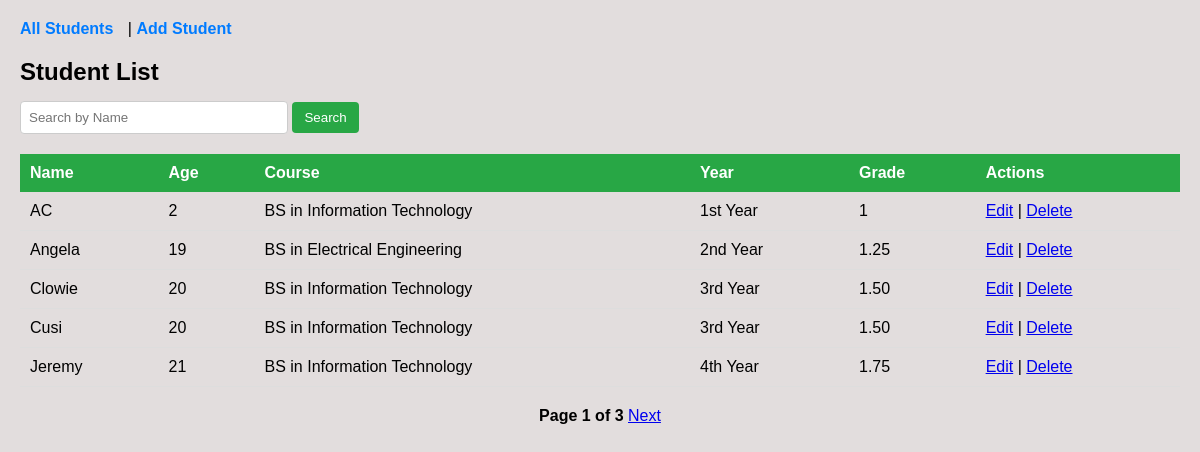
The page / on the database its author committed.
### Students/models.py (models this page shows, shortened)
class Student(models.Model):
    COURSE_CHOICES = [
        ("BSIT", "BS in Information Technology"),
        ("BSCS", "BS in Computer Science"),
        ("BSEE", "BS in Electrical Engineering"),
        ("BSTM", "BS in Technology Management"),
    ]
    YEAR_CHOICES = [
        (1, "1st Year"),
        (2, "2nd Year"),
        (3, "3rd Year"),
        (4, "4th Year"),
    ]
    name = models.CharField(max_length=100)
    email = models.EmailField(unique=True)
    age = models.PositiveSmallIntegerField()
    course = models.CharField(max_length=10, choices=COURSE_CHOICES, default="BS in Information Technology")
    year_level = models.PositiveSmallIntegerField(choices=YEAR_CHOICES, default='1st Year')
    grade = models.CharField(max_length=10)
    class Meta:
        ordering = ["name"]
        verbose_name = "Student"
        verbose_name_plural = "Students"

### Students/views.py (the view)
# urls.py: path('', StudentListView.as_view(), name='list'),
class StudentListView(ListView):
    model = Student
    template_name = "Students/student_list.html"
    context_object_name = "students"
    paginate_by = 5
    def get_queryset(self):
        query = self.request.GET.get("q")
        if query:
            return Student.objects.filter(name__icontains=query)
        return Student.objects.all().order_by("name")

### Students/templates/Students/student_list.html (shortened to what this page needs)
<!DOCTYPE html>
<html lang="en">
<head>
    {% load static %}
</head>
<body>
    <div class="nav-links">
        <a href="{% url 'Students:list' %}">All Students</a> |
        <a href="{% url 'Students:add' %}"class="btn btn-success">Add Student</a>
    </div>
    <div class="container">
        <h2>Student List</h2>
        <form method="get" action="{% url 'Students:list' %}">
            <input type="text" name="q" placeholder="Search by Name" value="{{ request.GET.q }}">
            <button type="submit">Search</button>
        </form>
       <table class="table table-striped table-bordered">
            <thead>
                <tr>
                    <th>Name</th>
                    <th>Age</th>
                    <th>Course</th>
                    <th>Year</th>
                    <th>Grade</th>
                    <th>Actions</th>
                </tr>
            </thead>
            <tbody>
                {% for student in students %}
                <tr>
                    <td>{{ student.name }}</td>
                    <td>{{ student.age }}</td>
                    <td>{{ student.get_course_display }}</td>
                    <td>{{ student.get_year_level_display }}</td>
                    <td>{{ student.grade }}</td>
                    <td>
                        <a href="{% url 'Students:update' student.id %}">Edit</a> |
                        <a href="{% url 'Students:delete' student.id %}" class="btn btn-danger btn-sm">Delete</a>
                    </td>
                </tr>
                {% empty %}
                <tr>
                    <td colspan="5">No students found.</td>
                </tr>
                {% endfor %}
            </tbody>
        </table>
<div style="margin-top:20px; text-align:center;">
    {% if page_obj %}
        <strong>
            Page {{ page_obj.number }} of {{ page_obj.paginator.num_pages }}
        </strong>
        {% if page_obj.has_next %}
            <a href="?page={{ page_obj.next_page_number }}{% if request.GET.q %}&q={{ request.GET.q }}{% endif %}">
                Next
            </a>
        {% endif %}
    {% endif %}
</div>
    </div>
</body>
</html>

### Students/templates/Students/student_list.html (style rules this page uses)
body { font-family: Arial, sans-serif; background-color: #d6ceceaf; margin: 20px; }
.nav-links { margin-bottom: 20px; }
.nav-links a { text-decoration: none; color: #007BFF; font-weight: bold; margin-right: 10px; }
table { width: 100%; border-collapse: collapse; }
th { background-color: #28a745; color: white; padding: 10px; text-align: left; }
td { padding: 10px; border-bottom: 1px solid #ddd; }
h2 { margin-bottom: 15px; }
form { margin-bottom: 20px; }
input[type="text"] { padding: 8px; width: 250px; border: 1px solid #ccc; border-radius: 4px; }
button { padding: 8px 12px; background-color: #28a745; color: white; border: none; border-radius: 4px; cursor: pointer; }

### rows shown on the page
Student: name "AC", age "2", course "BS in Information Technology", year_level "1st Year", grade "1"
Student: name "Angela", age "19", course "BS in Electrical Engineering", year_level "2nd Year", grade "1.25"
Student: name "Clowie", age "20", course "BS in Information Technology", year_level "3rd Year", grade "1.50"
Student: name "Cusi", age "20", course "BS in Information Technology", year_level "3rd Year", grade "1.50"
Student: name "Jeremy", age "21", course "BS in Information Technology", year_level "4th Year", grade "1.75"

### other values the page prints
{{ page_obj.number }} "1"
{{ page_obj.paginator.num_pages }} "3"
